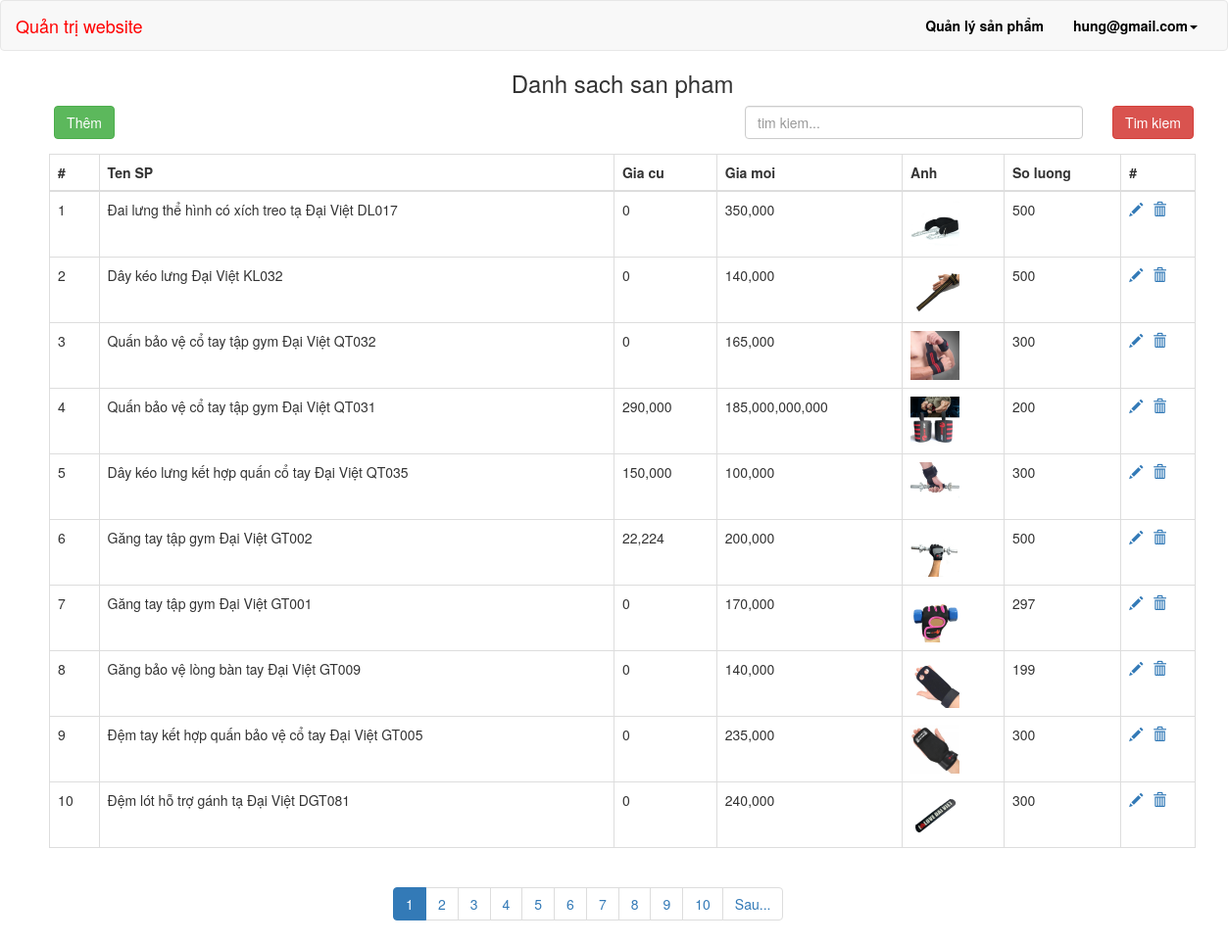
/index.php?controller=product (signed in), run on the app's committed database.
### tables this page shows
CREATE TABLE `tbl_product_detail` (
  `IdProduct` int(5) NOT NULL,
  `NameProduct` varchar(200) DEFAULT NULL,
  `OriginalPrice` float DEFAULT NULL,
  `OldPrice` double DEFAULT NULL,
  `NewPrice` float DEFAULT NULL,
  `UrlImage` varchar(100) DEFAULT NULL,
  `Note` varchar(200) DEFAULT NULL,
  `Description` varchar(200) DEFAULT NULL,
  `ProductContent` varchar(5000) DEFAULT NULL,
  `AmountOriginal` int(10) DEFAULT NULL,
  `Amount` int(10) DEFAULT NULL,
  `IdGroupProduct` int(11) DEFAULT NULL,
  `IdGroupDetail` int(5) DEFAULT NULL,
  `IdProducer` int(5) DEFAULT NULL
);

### controllers/product_controller.php (called while the page is built, shortened)
<?php
require_once ('controllers/base_controller.php');
require_once ('models/products.php');
class ProductController extends BaseController {
	function __construct() {
		$this->folder = "product";
	}
	public function index() {
		if(isset($_POST["key"]) && ($_POST["key"]!=" ")){
			$products = Products::search($_POST["key"]);
			$data = array(
				"products" => $products,
				"count_search" => $products["count_search"],
				"key" => $_POST["key"]
			);
		}else{
			if(isset($_GET["PageNo"])){
				if(is_numeric($_GET["PageNo"]))
					$page = $_GET["PageNo"];
				else $page = 1;
			}else{
				$page = 1;
			}
			$products = Products::showAll();
			$data = array(
				"products" => $products,
				"page" => $page,
				"total_page" => $products["total_page"],
			);
		}
		$this->returnView("index", $data);
	}
}
?>

### routes.php (called while the page is built, shortened)
<?php
$controller = new $namecontroller();
$controller->$action();
?>

### index.php (called while the page is built, shortened)
<?php
require_once ('routes.php');
?>

### models/products.php (called while the page is built, shortened)
<?php
class Products{
	function __construct($id, $name, $oldprice, $newprice, $image, $amount){
		$this->id = $id;
		$this->name = $name;
		$this->oldprice = $oldprice;
		$this->newprice = $newprice;
		$this->image = $image;
		$this->amount = $amount;
	}
	public static function showAll()
	{
		$list = [];
		$db = DB::connect();
		$db->setAttribute(PDO::ATTR_ERRMODE, PDO::ERRMODE_EXCEPTION);
		$news_onepage = 10;
		$stmt = $db->prepare("select COUNT(IdProduct) as total from tbl_product_detail");
		$stmt->execute();
		$product = $stmt->fetch();
		$total_record = $product["total"];
      $total_page = ceil($total_record/$news_onepage);
      if(isset($_GET["PageNo"])){
      	$page = is_numeric($_GET["PageNo"])? $_GET["PageNo"] : 1;
      }else $page = 1;
      $first_record = ($page-1)*$news_onepage;
      $sql= "select* from tbl_product_detail  ORDER BY IdProduct DESC LIMIT $first_record,$news_onepage ";
      $stmt = $db->query($sql);
      foreach ($stmt->fetchAll() as $product) {
      	$list[] = new Products($product["IdProduct"], $product["NameProduct"], $product["OldPrice"], $product["NewPrice"], $product["UrlImage"], $product["Amount"]);
      }
      $list["total_page"] = $total_page;
      return $list;
  }
}
  ?>

### views/product/index.php (the view, shortened to what this page needs)
<div class="container">
	<div class="row">
		<h3 class="text-center">Danh sach san pham</h3>
		<div class="container-fluit">
			<div class="row">
				<div class="col-xs-6 col-sm-6 col-md-6 col-lg-7">
					<a href="index.php?controller=product&action=add" class="btn btn-success" style="margin-bottom: 5px">Thêm</a>
				</div>
				<div class="col-xs-6 col-sm-6 col-md-6 col-lg-5">
					<div class="container-fluit">
						<form action="index.php?controller=product" method="post">
							<div class="row">
								<div class="col-xs-9 col-sm-9 col-md-9 col-lg-9">
									<div class="form-group">
										<input type="text" class="form-control" placeholder="tim kiem..." name="key" required="required">
									</div>
								</div>
								<div class="col-xs-3 col-sm-3 col-md-3 col-lg-3">
									<div class="form-group">
										<input type="submit" class="btn btn-danger" name="btn_search" value="Tim kiem" >
									</div>
								</div>
							</div>
						</form>
					</div>
				</div>
			</div>
		</div>
		<table class="table table-bordered">
			<thead>
				<tr>
					<th>#</th>
					<th>Ten SP</th>
					<th>Gia cu</th>
					<th>Gia moi</th>
					<th>Anh</th>
					<th>So luong</th>
					<th>#</th>
				</tr>
			</thead>
			<tbody>
				<?php
				$stt = 0;
				for($i=0; $i<count($products)-1; $i++){
					$stt++;
					?>
					<tr>
						<td><?php echo $stt; ?></td>
						<td><?php echo $products[$i]->name ?></td>
						<td><?php echo number_format($products[$i]->oldprice) ?></td>
						<td><?php echo number_format($products[$i]->newprice) ?></td>
						<td><img src="assets/images/<?php echo $products[$i]->image ?>" alt=""></td>
						<td><?php echo $products[$i]->amount ?></td>
						<td>
							<a href="index.php?controller=product&action=update&id=<?php echo $products[$i]->id ?>" class="glyphicon glyphicon-pencil" style="margin-right: 10%"></a>
							<a href="index.php?controller=product&action=delete&id=<?php echo $products[$i]->id ?>" class="glyphicon glyphicon-trash" onclick="return confirm('Bạn có chắc chắn muốn xóa')"></a>
						</td>
					</tr>
				<?php } ?>
			</tbody>
		</table>
		<?php if(isset($page)){ ?>
			<ul class="pagination text-center" >
				<?PHP
				for($i=1; $i <= $total_page; $i++){
					if($i!=$page){
						echo("<li><a href='index.php?controller=product&PageNo=$i'>$i</a></li>");
					}else echo("<li class='active'><a href='index.php?page=manage_product&&PageNo=$i'>$i</a></li>");
				}
				if($page < $total_page){
					$next=$page+1;
					echo("<li class=''><a href='index.php?controller=product&PageNo=$next'>Sau...</a></li>");
				}
				?>
			</ul>
		<?php } ?>
	</div>
</div>

### controllers/base_controller.php (shortened to what this page needs)
<?php
class BaseController {
	protected $folder;
	public function returnView($file, $data = array()) {
		$path_file = "views/".$this->folder."/".$file.".php";
		if (is_file($path_file)) {
			if(isset($_SESSION["admin"]) || isset($_COOKIE["admin"])){
				require_once ('views/layouts/master.php');
			}
			else{
				header("location: index.php?controller=login");
			}
		} else {
			header("location: index.php?controller=home&action=error");
		}
	}
}
?>

### views/layouts/master.php (shortened to what this page needs)
<!DOCTYPE html>
<html lang="en">
<head>
  <link rel="stylesheet" href="assets/stylesheets/style.css">
  <link href="assets/bootstrap/css/bootstrap.min.css" rel="stylesheet">
</head>
<body>
  <div class="menu">
   <nav class="navbar navbar-default" role="navigation">
    <div class="container-fluid">
      <div class="navbar-header">
        <a class="navbar-brand" href="index.php?controller=home">Quản trị website</a>
      </div>
      <div class="collapse navbar-collapse navbar-ex1-collapse">
        <ul class="nav navbar-nav navbar-right">
          <li><a href="index.php?controller=product">Quản lý sản phẩm </a></li>
          <li class="dropdown">
            <a href="#" class="dropdown-toggle" data-toggle="dropdown"><?php echo isset($_SESSION["admin"])?$_SESSION['admin'] : $_COOKIE["admin"] ?><b class="caret"></b></a>
          </li>
        </ul>
      </div>
    </div>
  </nav>
</div>
<div class="main">
  <?php require_once($path_file) ?>
</div>
</body>
</html>

### assets/stylesheets/style.css (style rules this page uses)
* { margin: 0px; padding: 0px; }
ul.pagination.text-center { margin-left: 30%; }
.main { position: absolute; left: 4%; top: 52px; }
body { position: relative; }
.menu { z-index: 1000; position: fixed; width: 100%; }
ul.nav.navbar-nav.navbar-right li a { font-weight: bold; font-size: 14px; color: black; }
.navbar-default .navbar-nav>li>a { color: red; }
nav.navbar.navbar-default { width: 100%; }
.navbar-default a.navbar-brand { color: red; }

### views/product/index.php (style rules this page uses)
img { height: 50px; width: 50px; }
.container-fluit { transform: translateX(5px); }

### data on the page
tbl_product_detail: NameProduct "Đai lưng thể hình có xích treo tạ Đại Việt DL017", OldPrice "0", NewPrice "350,000", UrlImage (picture), Amount "500"
tbl_product_detail: NameProduct "Dây kéo lưng Đại Việt KL032", OldPrice "0", NewPrice "140,000", UrlImage (picture), Amount "500"
tbl_product_detail: NameProduct "Quấn bảo vệ cổ tay tập gym Đại Việt QT032", OldPrice "0", NewPrice "165,000", UrlImage (picture), Amount "300"
tbl_product_detail: NameProduct "Quấn bảo vệ cổ tay tập gym Đại Việt QT031", OldPrice "290,000", NewPrice "185,000,000,000", UrlImage (picture), Amount "200"
tbl_product_detail: NameProduct "Dây kéo lưng kết hợp quấn cổ tay Đại Việt QT035", OldPrice "150,000", NewPrice "100,000", UrlImage (picture), Amount "300"
tbl_product_detail: NameProduct "Găng tay tập gym Đại Việt GT002", OldPrice "22,224", NewPrice "200,000", UrlImage (picture), Amount "500"
tbl_product_detail: NameProduct "Găng tay tập gym Đại Việt GT001", OldPrice "0", NewPrice "170,000", UrlImage (picture), Amount "297"
tbl_product_detail: NameProduct "Găng bảo vệ lòng bàn tay Đại Việt GT009", OldPrice "0", NewPrice "140,000", UrlImage (picture), Amount "199"
tbl_product_detail: NameProduct "Đệm tay kết hợp quấn bảo vệ cổ tay Đại Việt GT005", OldPrice "0", NewPrice "235,000", UrlImage (picture), Amount "300"
tbl_product_detail: NameProduct "Đệm lót hỗ trợ gánh tạ Đại Việt DGT081", OldPrice "0", NewPrice "240,000", UrlImage (picture), Amount "300"

### other printed values
$_SESSION['admin'] "hung@gmail.com"
